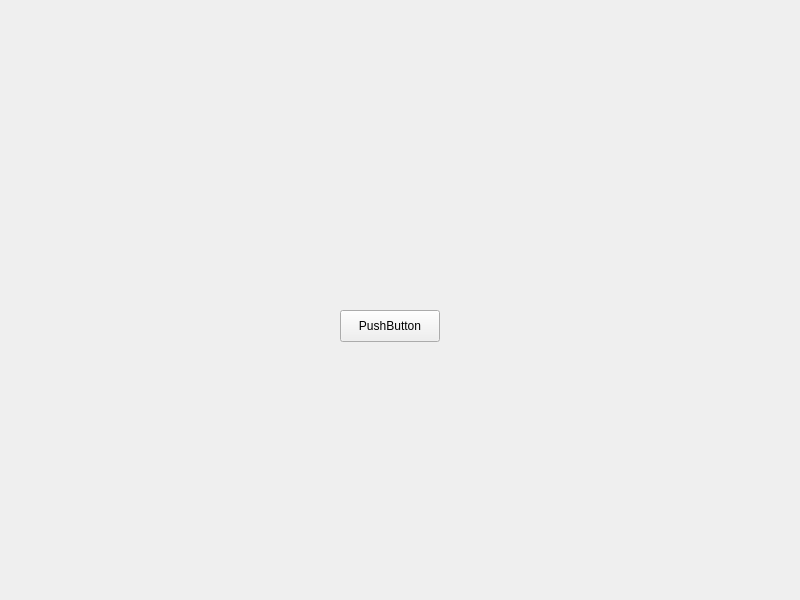
<?xml version="1.0" encoding="UTF-8"?>
<ui version="4.0">
 <class>Widget</class>
 <widget class="QWidget" name="Widget">
  <property name="geometry">
   <rect>
    <x>0</x>
    <y>0</y>
    <width>800</width>
    <height>600</height>
   </rect>
  </property>
  <property name="windowTitle">
   <string>Widget</string>
  </property>
  <widget class="QPushButton" name="pushButton">
   <property name="geometry">
    <rect>
     <x>340</x>
     <y>310</y>
     <width>100</width>
     <height>32</height>
    </rect>
   </property>
   <property name="text">
    <string>PushButton</string>
   </property>
  </widget>
 </widget>
 <resources/>
 <connections/>
</ui>
